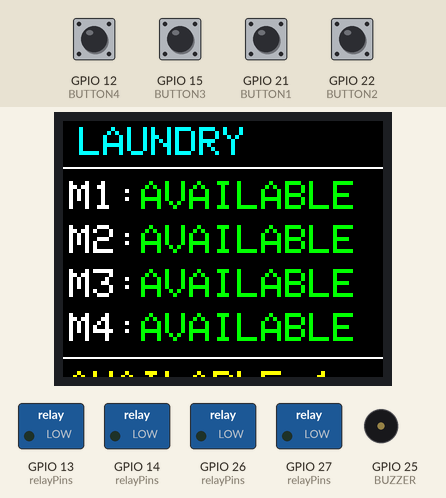
Bench run of a sketch on a simulated ESP32. Shown: 160×128 colour display, switched loads named in the sketch (green lamp = pin HIGH), buzzer (waves = sounding, pin HIGH). Inputs (shaded band) come from the test bench; at power-on: GPIO 12 (BUTTON4), GPIO 15 (BUTTON3), GPIO 21 (BUTTON1), GPIO 22 (BUTTON2) HIGH. WiFi joins after 1.5 s; servers stay silent unless stated; random numbers use the default seed unless the sketch sets one; no MQTT or app messages arrive unless stated; what the sketch prints to the serial monitor is not drawn.

Above: at 3.9 s.
4.0 s: GPIO 12 (BUTTON4) pulled LOW for 0.15 s
At 5.1 s:
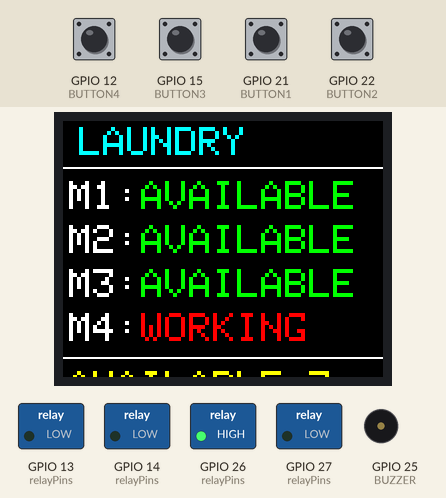
5.6 s: GPIO 15 (BUTTON3) pulled LOW for 0.15 s
At 6.4 s:
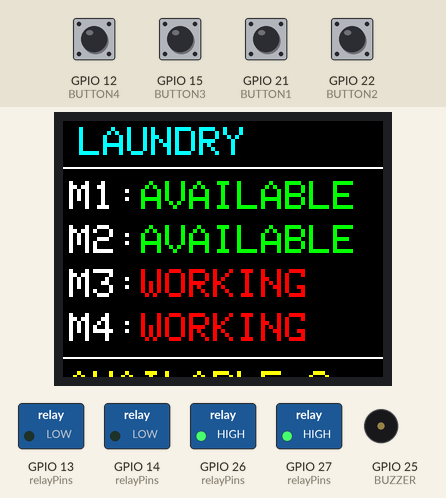
7.2 s: GPIO 12 (BUTTON4) pulled LOW for 1 s
At 7.6 s:
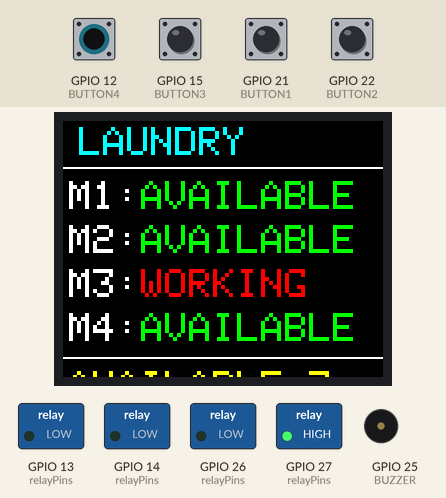
9.7 s: GPIO 21 (BUTTON1) pulled LOW for 0.15 s
At 10.7 s:
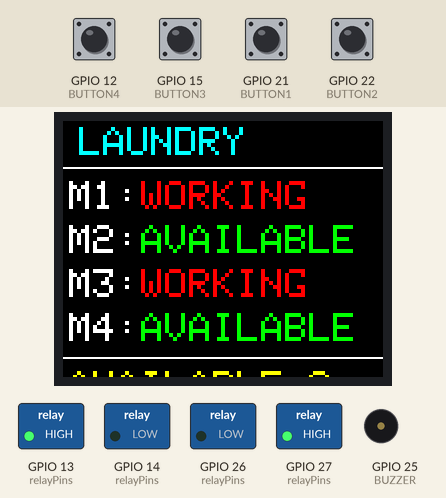
11.3 s: GPIO 22 (BUTTON2) pulled LOW for 0.15 s
At 11.9 s:
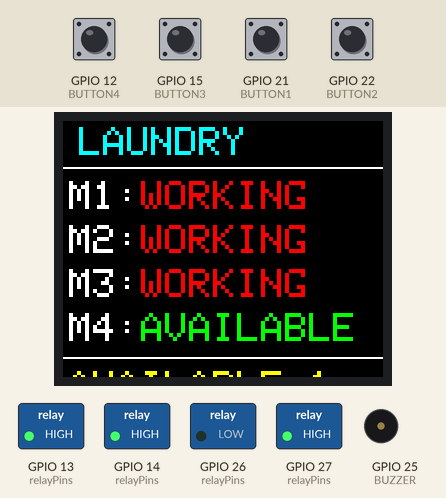
12.9 s: GPIO 12 (BUTTON4) pulled LOW for 0.15 s
At 14.3 s:
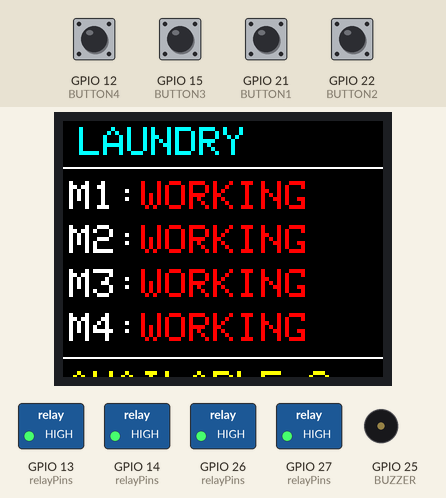
Timing chart, 0 to 15.5 s (numbered marks = the images above; inputs shaded):
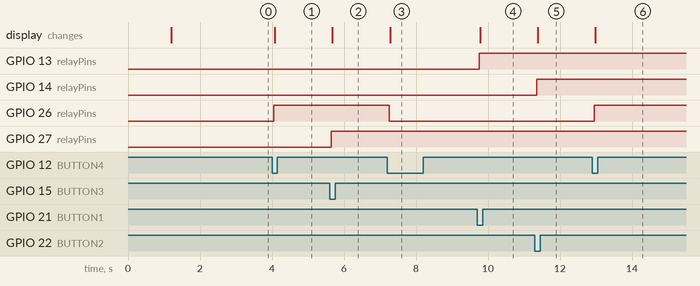

Measured:
- after the input at 4.0 s, GPIO 26 (relayPins): LOW → HIGH after 0.05 s; the display: changes after 0.08 s (image 1)
- after the input at 5.6 s, GPIO 27 (relayPins): LOW → HIGH after 0.05 s; the display: changes after 0.08 s (image 2)
- after the input at 7.2 s, GPIO 26 (relayPins): HIGH → LOW after 0.05 s; the display: changes after 0.08 s (image 3)
- after the input at 9.7 s, GPIO 13 (relayPins): LOW → HIGH after 0.05 s; the display: changes after 0.08 s (image 4)
- after the input at 11.3 s, GPIO 14 (relayPins): LOW → HIGH after 0.05 s; the display: changes after 0.08 s (image 5)
- after the input at 12.9 s, GPIO 26 (relayPins): LOW → HIGH after 0.05 s; the display: changes after 0.08 s (image 6)

The sketch:

smart_laundry_hardware.ino
```cpp
#include <Adafruit_GFX.h>
#include <Adafruit_ST7735.h>
#include <SPI.h>

#include <WiFi.h>
#include <PubSubClient.h>
#include <ArduinoJson.h>

// ========================================
// SMART LAUNDRY
// MANUAL + WIFI + THINGSBOARD
// ========================================


// ========================================
// WIFI DETAILS
// ========================================

const char* WIFI_SSID = "YOUR_WIFI_SSID";
const char* WIFI_PASSWORD = "YOUR_WIFI_PASSWORD";


// ========================================
// THINGSBOARD DETAILS
// ========================================

const char* THINGSBOARD_SERVER = "mqtt.thingsboard.cloud";
const int THINGSBOARD_PORT = 1883;

const char* ACCESS_TOKEN =
  "YOUR_THINGSBOARD_ACCESS_TOKEN";


// ========================================
// RELAYS
// ========================================

#define RELAY1 13
#define RELAY2 14
#define RELAY3 27
#define RELAY4 26


// ========================================
// BUTTONS
// ========================================

#define BUTTON1 21
#define BUTTON2 22
#define BUTTON3 15
#define BUTTON4 12


// ========================================
// BUZZER
// ========================================

#define BUZZER 25


// ========================================
// TFT
// ========================================

#define TFT_CS   5
#define TFT_RST  4
#define TFT_DC   2

// SPI:
// MOSI = GPIO23
// SCK  = GPIO18

Adafruit_ST7735 tft =
  Adafruit_ST7735(TFT_CS, TFT_DC, TFT_RST);


// ========================================
// RELAY LOGIC
// Most relay modules are ACTIVE LOW
// ========================================

#define RELAY_ON  LOW
#define RELAY_OFF HIGH


int relayPins[4] = {
  RELAY1,
  RELAY2,
  RELAY3,
  RELAY4
};

int buttonPins[4] = {
  BUTTON1,
  BUTTON2,
  BUTTON3,
  BUTTON4
};


// true = AVAILABLE
// false = WORKING

bool machineState[4] = {
  true,
  true,
  true,
  true
};


// ========================================
// WIFI / MQTT
// ========================================

WiFiClient wifiClient;

PubSubClient mqttClient(
  wifiClient
);


// ========================================
// TELEMETRY TIMER
// ========================================

unsigned long lastTelemetryTime = 0;

const unsigned long telemetryInterval = 3000;


// ========================================
// COUNT FREE MACHINES
// ========================================

int countFreeMachines() {

  int freeCount = 0;

  for (int i = 0; i < 4; i++) {

    if (machineState[i] == true) {
      freeCount++;
    }
  }

  return freeCount;
}


// ========================================
// SEND TELEMETRY
// ========================================

void sendTelemetry() {

  if (!mqttClient.connected()) {
    return;
  }

  StaticJsonDocument<512> doc;


  doc["machine1"] =
    machineState[0] ?
    "AVAILABLE" :
    "WORKING";

  doc["machine2"] =
    machineState[1] ?
    "AVAILABLE" :
    "WORKING";

  doc["machine3"] =
    machineState[2] ?
    "AVAILABLE" :
    "WORKING";

  doc["machine4"] =
    machineState[3] ?
    "AVAILABLE" :
    "WORKING";


  doc["machine1_available"] =
    machineState[0];

  doc["machine2_available"] =
    machineState[1];

  doc["machine3_available"] =
    machineState[2];

  doc["machine4_available"] =
    machineState[3];


  doc["available_count"] =
    countFreeMachines();


  char buffer[512];

  serializeJson(
    doc,
    buffer
  );


  mqttClient.publish(
    "v1/devices/me/telemetry",
    buffer
  );


  Serial.println(
    "Telemetry sent to ThingsBoard"
  );
}


// ========================================
// CONTROL MACHINE
// ========================================

void controlMachine(int machine) {

  if (machineState[machine] == true) {

    machineState[machine] = false;

    digitalWrite(
      relayPins[machine],
      RELAY_OFF
    );

  } else {

    machineState[machine] = true;

    digitalWrite(
      relayPins[machine],
      RELAY_ON
    );
  }


  Serial.print("Machine ");
  Serial.print(machine + 1);
  Serial.print(" = ");

  if (machineState[machine]) {

    Serial.println("WORKING");

  } else {

    Serial.println("AVAILABLE");
  }


  updateDisplay();

  sendTelemetry();
}


// ========================================
// REMOTE CONTROL FUNCTION
// ========================================

void setMachineRemote(
  int machine,
  bool available
) {

  machineState[machine] =
    available;


  if (machineState[machine] == true) {

    digitalWrite(
      relayPins[machine],
      RELAY_ON
    );

  } else {

    digitalWrite(
      relayPins[machine],
      RELAY_OFF
    );
  }


  Serial.print("Remote Machine ");
  Serial.print(machine + 1);
  Serial.print(" = ");

  if (machineState[machine]) {

    Serial.println("AVAILABLE");

  } else {

    Serial.println("WORKING");
  }


  updateDisplay();

  sendTelemetry();
}


// ========================================
// TFT DISPLAY
// ========================================

void updateDisplay() {

  tft.fillScreen(ST77XX_BLACK);


  // TITLE
  tft.setTextSize(2);

  tft.setTextColor(ST77XX_CYAN);

  tft.setCursor(8, 3);

  tft.print("LAUNDRY");


  tft.drawLine(
    0,
    23,
    160,
    23,
    ST77XX_WHITE
  );


  // ======================================
  // MACHINE 1
  // ======================================

  tft.setCursor(3, 30);

  tft.setTextColor(ST77XX_WHITE);

  tft.print("M1:");

  if (machineState[0]) {

    tft.setTextColor(ST77XX_GREEN);
    tft.print("AVAILABLE");

  } else {

    tft.setTextColor(ST77XX_RED);
    tft.print("WORKING");
  }


  // ======================================
  // MACHINE 2
  // ======================================

  tft.setCursor(3, 52);

  tft.setTextColor(ST77XX_WHITE);

  tft.print("M2:");

  if (machineState[1]) {

    tft.setTextColor(ST77XX_GREEN);
    tft.print("AVAILABLE");

  } else {

    tft.setTextColor(ST77XX_RED);
    tft.print("WORKING");
  }


  // ======================================
  // MACHINE 3
  // ======================================

  tft.setCursor(3, 74);

  tft.setTextColor(ST77XX_WHITE);

  tft.print("M3:");

  if (machineState[2]) {

    tft.setTextColor(ST77XX_GREEN);
    tft.print("AVAILABLE");

  } else {

    tft.setTextColor(ST77XX_RED);
    tft.print("WORKING");
  }


  // ======================================
  // MACHINE 4
  // ======================================

  tft.setCursor(3, 96);

  tft.setTextColor(ST77XX_WHITE);

  tft.print("M4:");

  if (machineState[3]) {

    tft.setTextColor(ST77XX_GREEN);
    tft.print("AVAILABLE");

  } else {

    tft.setTextColor(ST77XX_RED);
    tft.print("WORKING");
  }


  // ======================================
  // AVAILABLE COUNT
  // ======================================

  tft.drawLine(
    0,
    118,
    160,
    118,
    ST77XX_WHITE
  );


  tft.setCursor(3, 125);

  tft.setTextColor(ST77XX_YELLOW);

  tft.print("AVAILABLE:");

  tft.print(
    countFreeMachines()
  );
}


// ========================================
// WIFI CONNECTION
// ========================================

void connectWiFi() {

  Serial.println();

  Serial.print(
    "Connecting to WiFi: "
  );

  Serial.println(
    WIFI_SSID
  );


  WiFi.begin(
    WIFI_SSID,
    WIFI_PASSWORD
  );


  while (
    WiFi.status() != WL_CONNECTED
  ) {

    delay(500);

    Serial.print(".");
  }


  Serial.println();

  Serial.println(
    "WiFi Connected"
  );


  Serial.print(
    "ESP32 IP: "
  );

  Serial.println(
    WiFi.localIP()
  );
}


// ========================================
// THINGSBOARD RPC CALLBACK
// ========================================

void mqttCallback(
  char* topic,
  byte* payload,
  unsigned int length
) {

  String message = "";


  for (
    unsigned int i = 0;
    i < length;
    i++
  ) {

    message +=
      (char)payload[i];
  }


  Serial.println();

  Serial.print(
    "ThingsBoard RPC: "
  );

  Serial.println(
    message
  );


  StaticJsonDocument<256> doc;


  DeserializationError error =
    deserializeJson(
      doc,
      message
    );


  if (error) {

    Serial.println(
      "JSON Parse Error"
    );

    return;
  }


  const char* method =
    doc["method"];


  bool value =
    doc["params"];


  if (method == NULL) {

    return;
  }


  // ======================================
  // MACHINE 1
  // ======================================

  if (
    strcmp(
      method,
      "setMachine1"
    ) == 0
  ) {

    setMachineRemote(
      0,
      value
    );
  }


  // ======================================
  // MACHINE 2
  // ======================================

  else if (
    strcmp(
      method,
      "setMachine2"
    ) == 0
  ) {

    setMachineRemote(
      1,
      value
    );
  }


  // ======================================
  // MACHINE 3
  // ======================================

  else if (
    strcmp(
      method,
      "setMachine3"
    ) == 0
  ) {

    setMachineRemote(
      2,
      value
    );
  }


  // ======================================
  // MACHINE 4
  // ======================================

  else if (
    strcmp(
      method,
      "setMachine4"
    ) == 0
  ) {

    setMachineRemote(
      3,
      value
    );
  }
}


// ========================================
// THINGSBOARD CONNECTION
// ========================================

void connectThingsBoard() {

  while (
    !mqttClient.connected()
  ) {

    Serial.println(
      "Connecting to ThingsBoard..."
    );


    String clientID =
      "SmartLaundry_";

    clientID +=
      String(
        random(0xffff),
        HEX
      );


    if (
      mqttClient.connect(
        clientID.c_str(),
        ACCESS_TOKEN,
        NULL
      )
    ) {

      Serial.println(
        "ThingsBoard Connected"
      );


      mqttClient.subscribe(
        "v1/devices/me/rpc/request/+"
      );


      sendTelemetry();

    } else {

      Serial.print(
        "MQTT Failed. State: "
      );

      Serial.println(
        mqttClient.state()
      );


      delay(3000);
    }
  }
}


// ========================================
// SETUP
// ========================================

void setup() {

  Serial.begin(115200);


  // -------------------------
  // RELAYS
  // -------------------------

  for (int i = 0; i < 4; i++) {

    pinMode(
      relayPins[i],
      OUTPUT
    );

    digitalWrite(
      relayPins[i],
      RELAY_ON
    );

    machineState[i] = true;
  }


  // -------------------------
  // BUTTONS
  // -------------------------

  for (int i = 0; i < 4; i++) {

    pinMode(
      buttonPins[i],
      INPUT_PULLUP
    );
  }


  // -------------------------
  // BUZZER
  // -------------------------

  pinMode(
    BUZZER,
    OUTPUT
  );

  digitalWrite(
    BUZZER,
    LOW
  );


  // -------------------------
  // TFT
  // -------------------------

  tft.initR(
    INITR_BLACKTAB
  );

  tft.setRotation(1);

  tft.fillScreen(
    ST77XX_BLACK
  );


  tft.setTextColor(
    ST77XX_WHITE
  );

  tft.setTextSize(2);

  tft.setCursor(
    10,
    35
  );

  tft.print(
    "SMART"
  );

  tft.setCursor(
    10,
    60
  );

  tft.print(
    "LAUNDRY"
  );

  delay(1000);


  updateDisplay();


  Serial.println();

  Serial.println(
    "SYSTEM READY"
  );

  Serial.println(
    "ALL MACHINES WORKING"
  );


  // ========================================
  // WIFI
  // ========================================

  connectWiFi();


  // ========================================
  // MQTT
  // ========================================

  mqttClient.setServer(
    THINGSBOARD_SERVER,
    THINGSBOARD_PORT
  );


  mqttClient.setCallback(
    mqttCallback
  );


  connectThingsBoard();
}


// ========================================
// LOOP
// ========================================

void loop() {

  // ========================================
  // WIFI RECONNECT
  // ========================================

  if (
    WiFi.status() != WL_CONNECTED
  ) {

    connectWiFi();
  }


  // ========================================
  // THINGSBOARD RECONNECT
  // ========================================

  if (
    !mqttClient.connected()
  ) {

    connectThingsBoard();
  }


  mqttClient.loop();


  // ========================================
  // BUTTON 1
  // ========================================

  if (digitalRead(BUTTON1) == LOW) {

    delay(50);

    if (digitalRead(BUTTON1) == LOW) {

      controlMachine(0);

      while (
        digitalRead(BUTTON1) == LOW
      ) {
        delay(10);
      }

      delay(100);
    }
  }


  // ========================================
  // BUTTON 2
  // ========================================

  if (digitalRead(BUTTON2) == LOW) {

    delay(50);

    if (digitalRead(BUTTON2) == LOW) {

      controlMachine(1);

      while (
        digitalRead(BUTTON2) == LOW
      ) {
        delay(10);
      }

      delay(100);
    }
  }


  // ========================================
  // BUTTON 3
  // ========================================

  if (digitalRead(BUTTON3) == LOW) {

    delay(50);

    if (digitalRead(BUTTON3) == LOW) {

      controlMachine(2);

      while (
        digitalRead(BUTTON3) == LOW
      ) {
        delay(10);
      }

      delay(100);
    }
  }


  // ========================================
  // BUTTON 4
  // ========================================

  if (digitalRead(BUTTON4) == LOW) {

    delay(50);

    if (digitalRead(BUTTON4) == LOW) {

      controlMachine(3);

      while (
        digitalRead(BUTTON4) == LOW
      ) {
        delay(10);
      }

      delay(100);
    }
  }


  // ========================================
  // PERIODIC TELEMETRY
  // ========================================

  if (
    millis() - lastTelemetryTime
    >= telemetryInterval
  ) {

    lastTelemetryTime =
      millis();

    sendTelemetry();
  }
}
```
